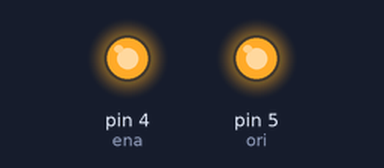
Bench run of a sketch on a simulated Arduino Uno, built with avr-gcc and run on an emulated ATmega328P. On the bench: output pins drawn as LEDs (lit = HIGH). Pins used as bus, display or sensor lines are not drawn.

Above: at 0.1 s.
Timing chart, 0 to 1.6 s (numbered marks = the images above):
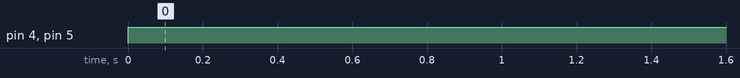

The sketch:

clk.ino
```cpp
int clk = 3;
int ena = 4;
int ori = 5;


void setup() {
  pinMode(clk,OUTPUT);
  pinMode(ena,OUTPUT);
  pinMode(ori,OUTPUT);
}

void loop() {
  analogWrite(clk,100);
  digitalWrite(ena,HIGH);
  digitalWrite(ori,HIGH);
}
```

Measured:
- by itself, pin 4 (ena), pin 5 (ori): LOW → HIGH at 0.00 s
